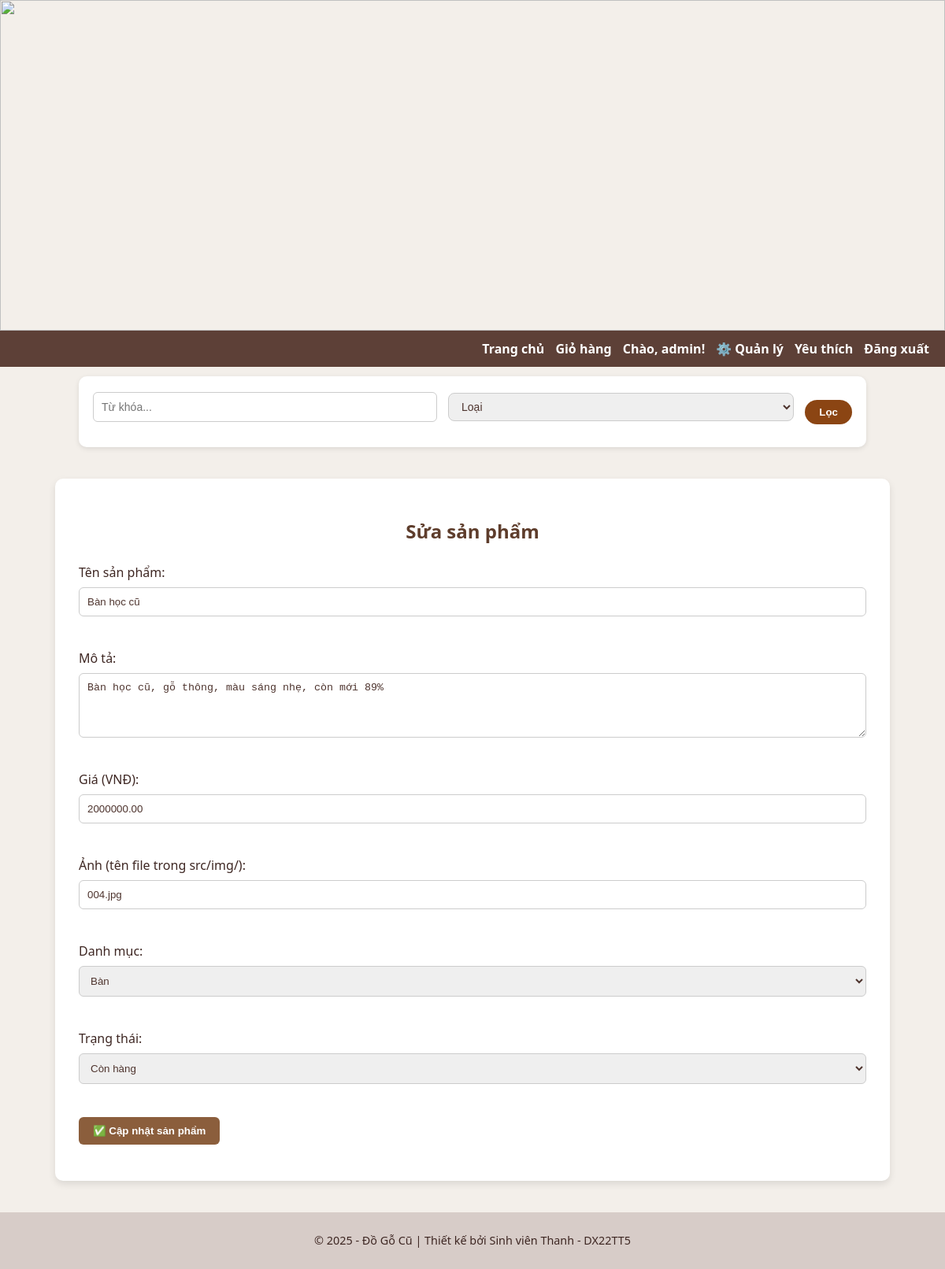
/soft/src/admin/edit_product.php?id=4 (signed in), run on the app's committed database.
### tables this page shows
CREATE TABLE `products` (
  `id` int(11) NOT NULL,
  `user_id` int(11) NOT NULL,
  `category_id` int(11) NOT NULL,
  `title` varchar(255) NOT NULL,
  `description` text DEFAULT NULL,
  `price` decimal(10,2) NOT NULL,
  `quantity` int(11) DEFAULT 1,
  `image` varchar(255) DEFAULT NULL,
  `status` enum('available','sold') DEFAULT 'available',
  `created_at` datetime DEFAULT current_timestamp(),
  `approved` tinyint(1) DEFAULT 0
);

CREATE TABLE `categories` (
  `id` int(11) NOT NULL,
  `name` varchar(100) NOT NULL,
  `description` text DEFAULT NULL
);

### soft/src/admin/edit_product.php (the view, shortened to what this page needs)
<?php
require_once '../includes/config.php';
$product_id = (int)$_GET['id'];
$product_result = $conn->query("SELECT * FROM products WHERE id = $product_id");
$product = $product_result->fetch_assoc();
$categories = $conn->query("SELECT * FROM categories");
?>
<?php include '../header.php'; ?>
<link rel="stylesheet" href="../css/style.css">
<div class="container">
    <h2>Sửa sản phẩm</h2>
    <form method="post">
        <label>Tên sản phẩm:</label><br>
        <input type="text" name="title" value="<?= htmlspecialchars($product['title']) ?>" required><br><br>
        <label>Mô tả:</label><br>
        <textarea name="description" rows="4"><?= htmlspecialchars($product['description']) ?></textarea><br><br>
        <label>Giá (VNĐ):</label><br>
        <input type="number" name="price" value="<?= $product['price'] ?>" required><br><br>
        <label>Ảnh (tên file trong src/img/):</label><br>
        <input type="text" name="image" value="<?= htmlspecialchars($product['image']) ?>"><br><br>
        <label>Danh mục:</label><br>
        <select name="category">
            <?php while($cat = $categories->fetch_assoc()): ?>
                <option value="<?= $cat['id'] ?>" <?= $cat['id'] == $product['category_id'] ? 'selected' : '' ?>>
                    <?= htmlspecialchars($cat['name']) ?>
                </option>
            <?php endwhile; ?>
        </select><br><br>
        <label>Trạng thái:</label><br>
        <select name="status">
            <option value="available" <?= $product['status'] === 'available' ? 'selected' : '' ?>>Còn hàng</option>
        </select><br><br>
        <button type="submit" name="update">✅ Cập nhật sản phẩm</button>
    </form>
</div>
<?php include '../footer.php'; ?>

### soft/src/css/style.css (style rules this page uses)
.container, .admin-container { max-width: 1000px; margin: 40px auto; background: #ffffff; padding: 30px; border-radius: 10px; box-shadow: 0 4px 10px rgba(0,0,0,0.1); transition: all 0.3s ease; }
h1, h2, h3 { text-align: center; margin-bottom: 25px; color: #5e3d2c; }
input[type="text"], input[type="password"], input[type="number"], input[type="email"], textarea, select { width: 100%; padding: 10px; margin: 8px 0 20px; border: 1px solid #ccc; border-radius: 6px; box-sizing: border-box; color: #4e342e; }
.btn, button { display: inline-block; padding: 10px 18px; background: #8b5e3c; color: #fff; border: none; border-radius: 6px; text-decoration: none; font-weight: bold; cursor: pointer; transition: background 0.3s ease, transform 0.2s ease; }

### data on the page
products: title "Bàn học cũ", description "Bàn học cũ, gỗ thông, màu sáng nhẹ, còn mới 89%", price "2000000.00", image "004.jpg", category "Bàn", status "Còn hàng"

### other printed values
$_SESSION['user'] "admin"
